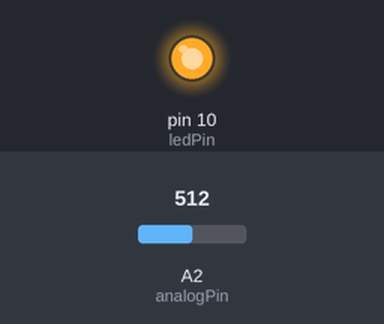
Simulated run of this sketch. Board: Arduino Uno, built with avr-gcc and run on an emulated ATmega328P. Shown: output pins drawn as LEDs (lit = HIGH). The test bench sets the inputs (shaded band); at power-on: A2 (analogPin) = 512. What the sketch prints to the serial monitor is not drawn.

Above: at 0.1 s.
Timing chart, 0 to 1.6 s (numbered marks = the images above):
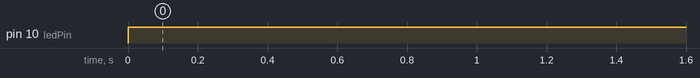

The sketch:

Proyecto_6.ino
```cpp
float V2;
int readVal, analogPin = A2, ledPin = 10;

void setup() {
  // put your setup code here, to run once:
  pinMode(analogPin, INPUT);
  Serial.begin(9600);
  pinMode(ledPin, OUTPUT);
}

void loop() {
  // put your main code here, to run repeatedly:
  readVal = analogRead(analogPin);
  V2 = (5. * readVal) / 1023.;

  if(V2 > 1.0) {
    digitalWrite(ledPin, HIGH);
  }

  Serial.println(V2);
  delay(300) ;
}
```

Measured:
- by itself, pin 10 (ledPin): LOW → HIGH at 0.00 s
